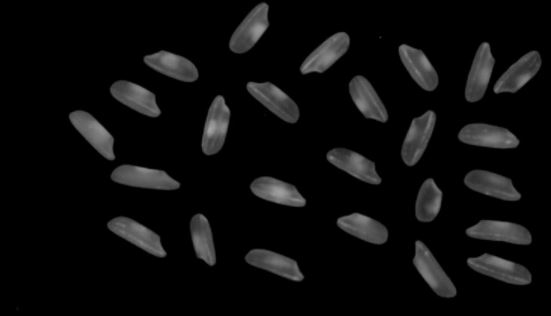
//> input picture OpenCV-C++/Code/29_Length/picture.jpeg, 551 x 316 px
$ ./Project_29   (built with g++ and OpenCV 4)
//> lines starting //> are read from the running program, lines starting //| are printed output that depends on the picture; after the words box and inside, x2 and y2 are one past the last pixel; in counts of white or black regions, pixels touching at a corner belong together
#include<iostream>
#include<opencv2/opencv.hpp>
#include<opencv2/highgui/highgui.hpp>

using namespace std;
using namespace cv;

int main()
{
	Mat img = imread("picture.jpeg", IMREAD_ANYDEPTH);
//> img is the input picture: 316 rows x 551 cols, CV_8UC1; min 0, max 166, mean 13.3
	if (img.empty())
	{
		cout << "Fail to open!" << endl;
		return -1;
	}
	Mat res1, res2, res3;
	threshold(img, img, 125, 255, THRESH_BINARY_INV);
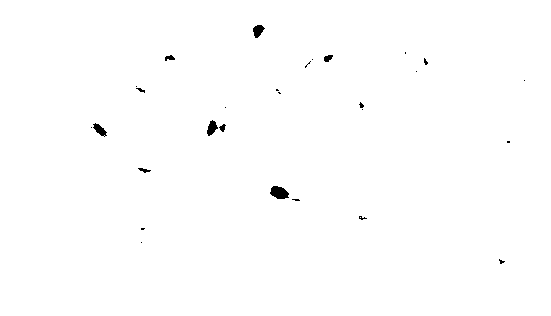
//> img: 316 rows x 551 cols, CV_8UC1; 99.6% white; 28 black regions (19 under 20 px), largest, box (x1, y1, x2, y2) and area: (270, 186, 289, 199) 179, (207, 120, 218, 136) 105, (253, 25, 265, 38) 101
	distanceTransform(img, res1, DIST_L1, 3, CV_32F);
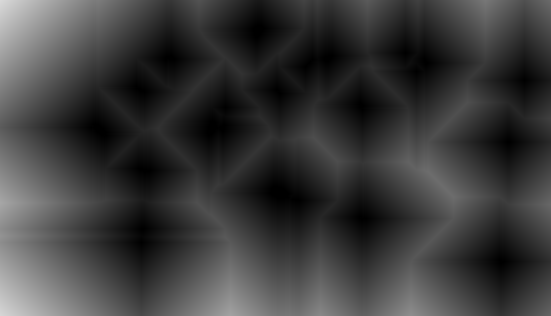
//> res1: 316 rows x 551 cols, CV_32FC1; min 0, max 217, mean 58.9
	distanceTransform(img, res2, DIST_L2, 3);
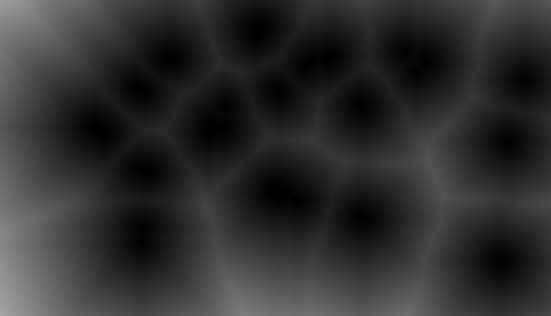
//> res2: 316 rows x 551 cols, CV_32FC1; min 0, max 164.9, mean 47.2
	distanceTransform(img, res3, DIST_C, 3);
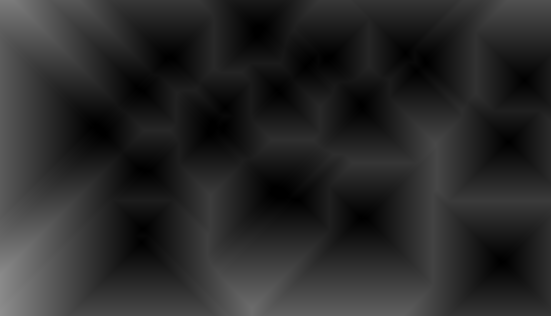
//> res3: 316 rows x 551 cols, CV_32FC1; min 0, max 141, mean 40.7

	imshow("res1", res1);
	imshow("res2", res2);
	imshow("res3", res3);

	waitKey(0);


	return 0;
}
